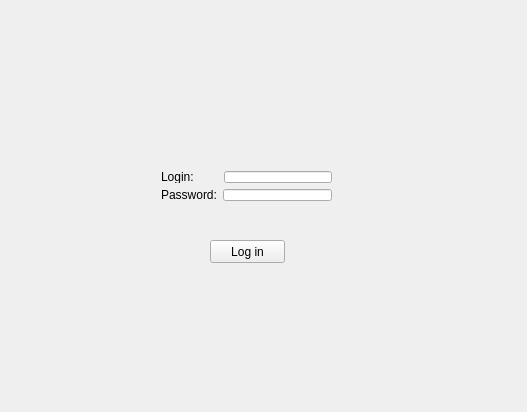
<?xml version="1.0" encoding="UTF-8"?>
<ui version="4.0">
 <class>Login</class>
 <widget class="QWidget" name="Login">
  <property name="geometry">
   <rect>
    <x>0</x>
    <y>0</y>
    <width>527</width>
    <height>412</height>
   </rect>
  </property>
  <property name="windowTitle">
   <string>Login</string>
  </property>
  <widget class="QPushButton" name="logButton">
   <property name="geometry">
    <rect>
     <x>210</x>
     <y>240</y>
     <width>75</width>
     <height>23</height>
    </rect>
   </property>
   <property name="text">
    <string>Log in</string>
   </property>
  </widget>
  <widget class="QWidget" name="">
   <property name="geometry">
    <rect>
     <x>150</x>
     <y>160</y>
     <width>193</width>
     <height>52</height>
    </rect>
   </property>
   <layout class="QVBoxLayout" name="verticalLayout">
    <item>
     <layout class="QHBoxLayout" name="horizontalLayout">
      <item>
       <widget class="QLabel" name="label">
        <property name="text">
         <string>Login:</string>
        </property>
        <property name="buddy">
         <cstring>login</cstring>
        </property>
       </widget>
      </item>
      <item>
       <spacer name="horizontalSpacer">
        <property name="orientation">
         <enum>Qt::Horizontal</enum>
        </property>
        <property name="sizeHint" stdset="0">
         <size>
          <width>14</width>
          <height>20</height>
         </size>
        </property>
       </spacer>
      </item>
      <item>
       <widget class="QLineEdit" name="login"/>
      </item>
     </layout>
    </item>
    <item>
     <layout class="QHBoxLayout" name="horizontalLayout_2">
      <item>
       <widget class="QLabel" name="label2">
        <property name="text">
         <string>Password:</string>
        </property>
        <property name="buddy">
         <cstring>password</cstring>
        </property>
       </widget>
      </item>
      <item>
       <widget class="QLineEdit" name="password"/>
      </item>
     </layout>
    </item>
   </layout>
  </widget>
 </widget>
 <layoutdefault spacing="6" margin="11"/>
 <resources/>
 <connections>
  <connection>
   <sender>logButton</sender>
   <signal>clicked()</signal>
   <receiver>Login</receiver>
   <slot>send()</slot>
   <hints>
    <hint type="sourcelabel">
     <x>274</x>
     <y>249</y>
    </hint>
    <hint type="destinationlabel">
     <x>387</x>
     <y>291</y>
    </hint>
   </hints>
  </connection>
 </connections>
 <slots>
  <slot>send()</slot>
 </slots>
</ui>
